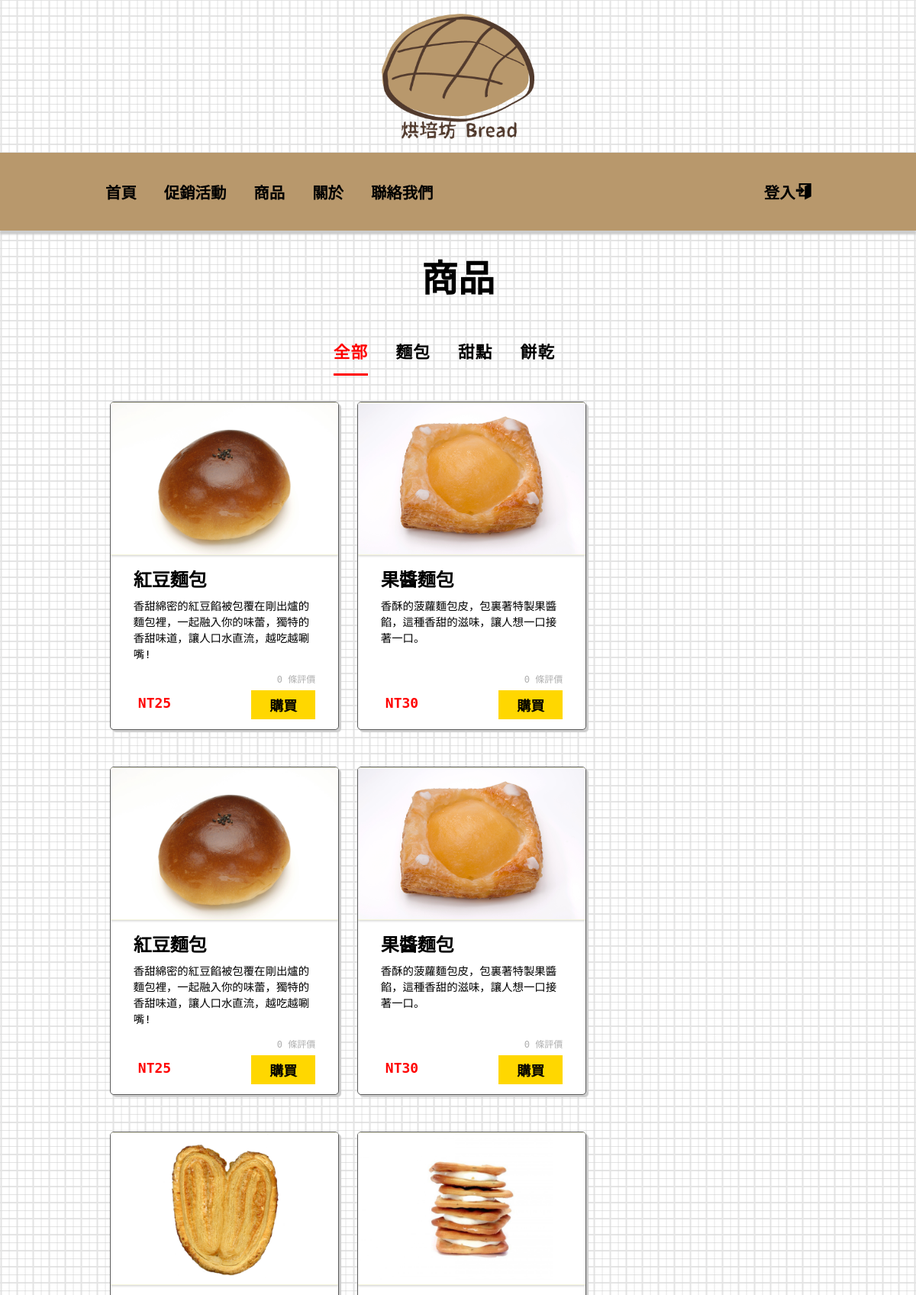
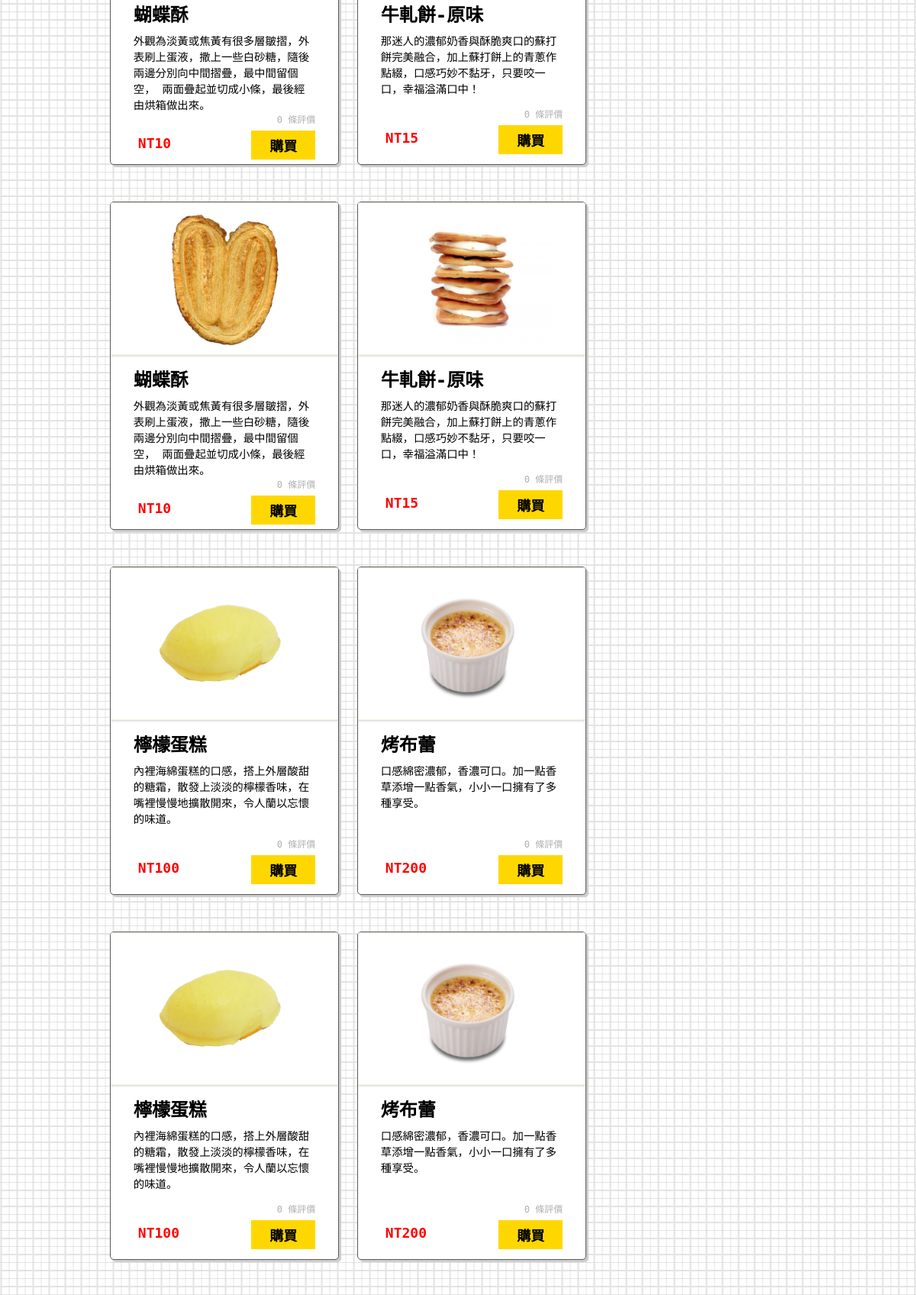
The app's page /produce (upper part) with its own data (2 pictures, top to bottom).
### tables this page shows
CREATE TABLE `produce` (
  `ID` int(11) NOT NULL,
  `pName` varchar(21) NOT NULL,
  `pDescription` varchar(500) NOT NULL,
  `pReview` int(11) NOT NULL,
  `price` int(11) NOT NULL,
  `pIMG` varchar(100) NOT NULL,
  `kindNumber` int(11) NOT NULL
);

### core/controller.php (called while the page is built, shortened)
<?php
class Controller
{
  public function view2($view, $result2 = array())
  {
    require_once "views/header.php";
    require_once "views/$view.php";
  }
}

### controllers/produceController.php (called while the page is built)
<?php
class ProduceController extends Controller
{
  public function produce($kind = 0)
  {
    $member = $this->member("produce");
    $result = $member->items($kind);
    $this->view2("produce", $result);
  }
}

### index.php (called while the page is built, shortened)
<?php
require_once "core/controller.php";
$app = new App();

### models/produce.php (called while the page is built, shortened)
<?php
class Produce
{
  private $dbhost = "localhost";
  private $dbuser = "root";
  private $dbpass = "";
  private $dbname = "breadstore";
  public $info = array();
  public function items($kind)
  {
    $dblink = new mysqli($this->dbhost, $this->dbuser, $this->dbpass, $this->dbname);
    $dblink->query("SET NAMES 'utf8'");
    $sql = $this->search($kind);
    $result = $dblink->query($sql);
    while ($row = $result->fetch_assoc()) {
      $this->info[] = $row;
    }
    return $this->info;
  }
  private function search($kind)
  {
    if ($kind != 0) {
      $sql = <<<msg
        select *
        from `produce`
        where `kindNumber`={$kind};
        msg;
    } else {
      $sql = <<<msg
        select *
        from `produce`;
        msg;
    }
    return $sql;
  }
}

### views/produce.php (the view, shortened to what this page needs)
<!DOCTYPE html>
<html lang="en">
<head>
  <link rel="stylesheet" href="css/produce.css">
</head>
<body>
  <main>
    <h1>商品</h1>
    <nav class="itemSort">
      <ul>
        <li><a href="produce" class=<?= (!isset($_GET["p"])) ? "current" : '' ?>>全部</a></li>
        <li><a href="produce?p=bread" class=<?= (isset($_GET["p"]) && $_GET["p"] == 'bread') ? "current" : '' ?>>麵包</a></li>
        <li><a href="produce?p=cake" class=<?= (isset($_GET["p"]) && $_GET["p"] == 'cake') ? "current" : '' ?>>甜點</a></li>
        <li><a href="produce?p=cookie" class=<?= (isset($_GET["p"]) && $_GET["p"] == 'cookie') ? "current" : '' ?>>餅乾</a></li>
      </ul>
    </nav>
    <article>
      <?php for ($i = 0; $i < count($result2); $i++) : ?>
        <section>
          <a href="detail?p=<?= $result2[$i]["ID"] ?>" class="card"></a>
          <div class="linkIcon">
            <ul>
            </ul>
          </div>
          <img src="<?= $result2[$i]["pIMG"] ?>">
          <div class="content">
            <h3><?= $result2[$i]["pName"] ?></h3>
            <p><?= $result2[$i]["pDescription"] ?></p>
            <div class="appraise"><?= $result2[$i]["pReview"] ?> 條評價</div>
            <div class="info">
              <span>NT<?= $result2[$i]["price"] ?></span>
              <a href="" class="buy">購買</a>
            </div>
          </div>
        </section>
      <?php endfor ?>
    </article>
  </main>
</body>
</html>

### css/common.css (style rules this page uses)
html { font-size: 12px; }
* { padding: 0; margin: 0; box-sizing: border-box; }
body { --color1: #503a2c; --color2: #b8986c; background: url(../img/gridBG.png) top center; }
a { text-decoration: none; color: black; }
li { list-style: none; }
img { vertical-align: middle; }
main { display: flex; flex-direction: column; padding: 0 10vw; margin-top: 2rem; }

### css/produce.css (style rules this page uses)
main { align-items: center; }
h1 { font: 900 4rem "monospace", "sans-serif"; }
.itemSort, article { width: 100%; margin-top: 3.5%; }
.itemSort ul { display: flex; justify-content: center; }
.itemSort li { margin-right: 3rem; }
.itemSort ul li a { display: block; padding: 1.2rem 0; font: 600 1.8rem "monospace", "sans-serif"; letter-spacing: 0.1rem; }
.current { color: red; border-bottom: 3px solid red; }
article { display: flex; flex-wrap: wrap; width: 100%; }
.card { position: absolute; top: 0; left: 0; right: 0; bottom: 0; }
section { position: relative; top: 0; left: 0; width: 20%; min-width: 300px; height: 430px; margin: 0 0 5% 2.5%; background: #ffffff; box-shadow: 3px 3px 1px #cccccc; border: 1px solid rgb(90, 90, 90); border-radius: 5px; overflow: hidden; }
section img { width: 100%; height: 200px; background-color: beige; box-shadow: 0px 1px 3px #cccccc; object-fit: contain; }
.content { display: flex; flex-direction: column; height: 230px; padding: 1px 10%; }
h3 { margin-top: 5%; font: 900 2rem "monospace", "sans-serif"; }
p { margin-top: 3%; font: 400 1.2rem "monospace", "sans-serif"; }
.appraise { margin: auto 0 3%; text-align: right; font: 400 1rem "monospace", "sans-serif"; color: #b0b0b0; }
.info { display: flex; margin-bottom: 6%; }
span { padding: 0.5rem; font: 900 1.5rem "monospace", "sans-serif"; color: red; }
.linkIcon { position: absolute; top: 0; width: 100%; background: #cccccc7a; transform: translateY(-100%); transition: transform 0.25s ease-in-out; }
.linkIcon ul { float: right; }
.buy { padding: 0.5rem 2rem; margin-left: auto; font: 600 1.5rem "monospace", "sans-serif"; background-color: gold; }

### records on screen
produce: pIMG (picture), pName "紅豆麵包", pDescription "香甜綿密的紅豆餡被包覆在剛出爐的麵包裡，一起融入你的味蕾，獨特的香甜味道，讓人口水直流，越吃越唰嘴!", pReview "0", price "25"
produce: pIMG (picture), pName "果醬麵包", pDescription "香酥的菠蘿麵包皮，包裏著特製果醬餡，這種香甜的滋味，讓人想一口接著一口。", pReview "0", price "30"
produce: pIMG (picture), pName "紅豆麵包", pDescription "香甜綿密的紅豆餡被包覆在剛出爐的麵包裡，一起融入你的味蕾，獨特的香甜味道，讓人口水直流，越吃越唰嘴!", pReview "0", price "25"
produce: pIMG (picture), pName "果醬麵包", pDescription "香酥的菠蘿麵包皮，包裏著特製果醬餡，這種香甜的滋味，讓人想一口接著一口。", pReview "0", price "30"
produce: pIMG (picture), pName "蝴蝶酥", pDescription "外觀為淡黃或焦黃有很多層皺摺，外表刷上蛋液，撒上一些白砂糖，隨後兩邊分別向中間摺疊，最中間留個空， 兩面疊起並切成小條，最後經由烘箱做出來。", pReview "0", price "10"
produce: pIMG (picture), pName "牛軋餅-原味", pDescription "那迷人的濃郁奶香與酥脆爽口的蘇打餅完美融合，加上蘇打餅上的青蔥作點綴，口感巧妙不黏牙，只要咬一口，幸福溢滿口中！", pReview "0", price "15"
produce: pIMG (picture), pName "蝴蝶酥", pDescription "外觀為淡黃或焦黃有很多層皺摺，外表刷上蛋液，撒上一些白砂糖，隨後兩邊分別向中間摺疊，最中間留個空， 兩面疊起並切成小條，最後經由烘箱做出來。", pReview "0", price "10"
produce: pIMG (picture), pName "牛軋餅-原味", pDescription "那迷人的濃郁奶香與酥脆爽口的蘇打餅完美融合，加上蘇打餅上的青蔥作點綴，口感巧妙不黏牙，只要咬一口，幸福溢滿口中！", pReview "0", price "15"
produce: pIMG (picture), pName "檸檬蛋糕", pDescription "內裡海綿蛋糕的口感，搭上外層酸甜的糖霜，散發上淡淡的檸檬香味，在嘴裡慢慢地擴散開來，令人蘭以忘懷的味道。", pReview "0", price "100"
produce: pIMG (picture), pName "烤布蕾", pDescription "口感綿密濃郁，香濃可口。加一點香草添增一點香氣，小小一口擁有了多種享受。", pReview "0", price "200"
produce: pIMG (picture), pName "檸檬蛋糕", pDescription "內裡海綿蛋糕的口感，搭上外層酸甜的糖霜，散發上淡淡的檸檬香味，在嘴裡慢慢地擴散開來，令人蘭以忘懷的味道。", pReview "0", price "100"
produce: pIMG (picture), pName "烤布蕾", pDescription "口感綿密濃郁，香濃可口。加一點香草添增一點香氣，小小一口擁有了多種享受。", pReview "0", price "200"

### other values on screen
$isMember[0] "登入"
